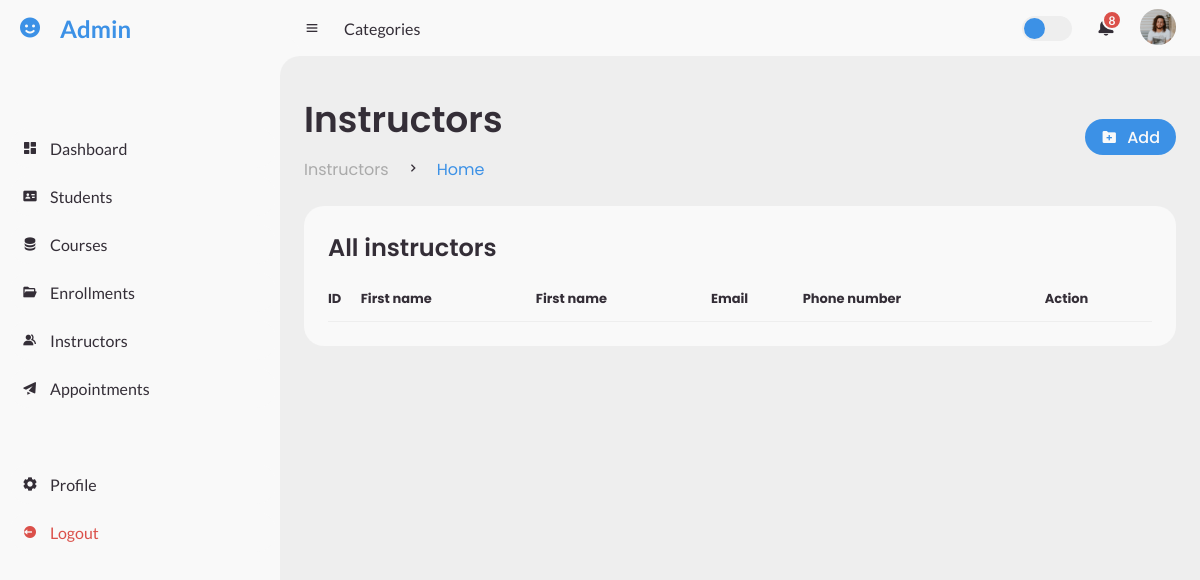
Page /view/instructors/index.php (signed in) on the earlier database version.
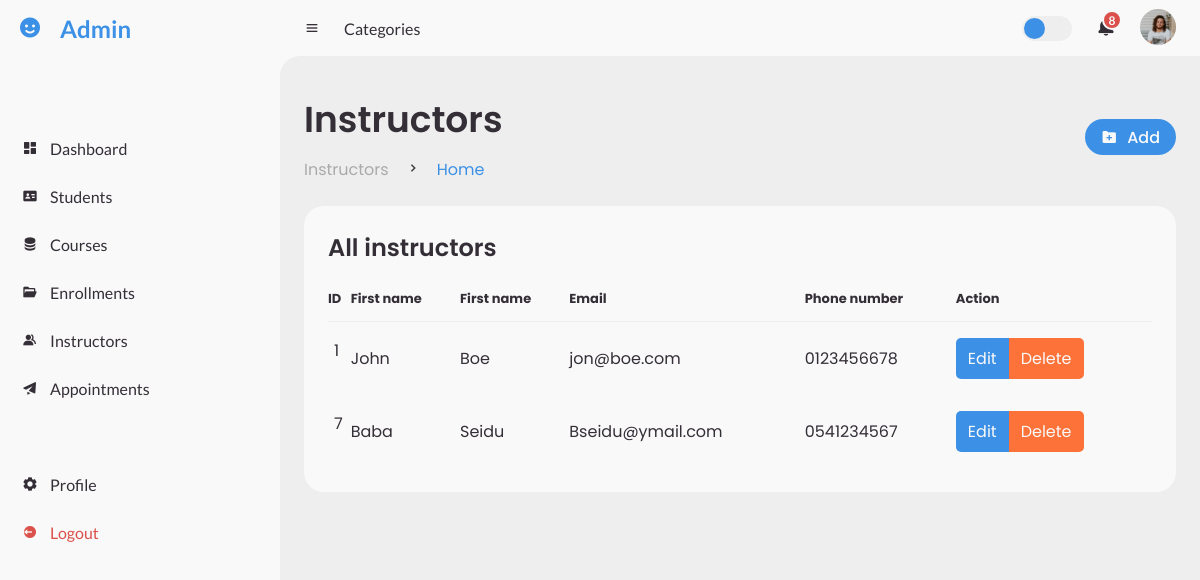
Same page on the later database version.
### tables this page shows
CREATE TABLE `instructors` (
  `id` int(11) NOT NULL,
  `first_name` varchar(50) NOT NULL,
  `last_name` varchar(50) NOT NULL,
  `email` varchar(100) NOT NULL,
  `phone_number` varchar(10) NOT NULL
);

### app/database.php (called while the page is built, shortened)
<?php
class Database {
	private $host;
	private $db_name;
	private $username;
	private $password;
	public $conn;
	public function __construct()
	{
		try {
			$this->conn = new PDO("mysql:host=$this->host;dbname=$this->db_name", $this->username, $this->password);
			$this->conn->setAttribute(PDO::ATTR_ERRMODE, PDO::ERRMODE_EXCEPTION);
		} catch (PDOException $e) {
			echo "Connection Error: " . $e->getMessage();
		}
	}
	private function set_variables(): void
	{
		$this->host = $_ENV['DB_HOST'];
		$this->db_name = $_ENV['DB_NAME'];
		$this->username = $_ENV['DB_USER'];
		$this->password = $_ENV['DB_PASSWORD'];
	}
	public function all(string $table): array
	{
		try {
			$sql = "SELECT * FROM $table";
			$stmt = $this->conn->prepare($sql);
			$stmt->execute();
			return $stmt->fetchAll(PDO::FETCH_ASSOC);
		} catch (PDOException $e) {
			echo "Error: " . $e->getMessage();
			return [];
		}
	}
}

### view/instructors/index.php (the view, shortened to what this page needs)
<?php
include_once('../partials/header.php');
include_once('../partials/sidebar.php');
$db = new Database();
$instructors = $db->all('instructors');
?>
<section id="content">
    <?php include_once('../partials/navbar.php') ?>
    <main>
        <div class="head-title">
            <div class="left">
                <h1>Instructors</h1>
                <ul class="breadcrumb">
                    <li>
                        <a href="#">Instructors</a>
                    </li>
                    <li><i class='bx bx-chevron-right'></i></li>
                    <li>
                        <a class="active" href="#">Home</a>
                    </li>
                </ul>
            </div>
            <a href="create.php" class="btn-download">
                <i class='bx bxs-folder-plus'></i>
                <span class="text">Add</span>
            </a>
        </div>
        <div class="table-data">
            <div class="ls-tables">
                <div class="order">
                    <div class="head">
                        <h3>All instructors</h3>
                    </div>
                    <table id="instructors-table">
                        <thead>
                            <tr>
                                <th>ID</th>
                                <th>First name</th>
                                <th>First name</th>
                                <th>Email</th>
                                <th>Phone number</th>
                                <th>Action</th>
                            </tr>
                        </thead>
                        <tbody>
                            <?php foreach($instructors as $instructor): ?>
                            <tr>
                                <td><?= $instructor['id'] ?></td>
                                <td><?= $instructor['first_name'] ?></td>
                                <td><?= $instructor['last_name'] ?></td>
                                <td><?= $instructor['email'] ?></td>
                                <td><?= $instructor['phone_number'] ?></td>
                                <td>
                                    <div class="tabgroup">
                                        <span class="tab-item edit"><a href="edit.php?id=<?= $instructor['id'] ?>">Edit</a></span>
                                        <span class="tab-item delete"><a href="<?= $root . 'app/delete.php?table=instructors&id=' . $instructor['id'] ?>" onclick="return confirm('Are you sure you want to delete instructor <?= $instructor['id'] ?>?')">Delete</a></span>
                                    </div>
                                </td>
                            </tr>
                            <?php endforeach ?>
                        </tbody>
                    </table>
                </div>
            </div>
        </div>
    </main>
</section>
<?php include_once('../partials/footer.php') ?>

Differences in the rows shown:
added instructors: id "1", first_name "John", last_name "Boe", email "jon@boe.com", phone_number "0123456678"
added instructors: id "7", first_name "Baba", last_name "Seidu", email "Bseidu@ymail.com", phone_number "0541234567"
